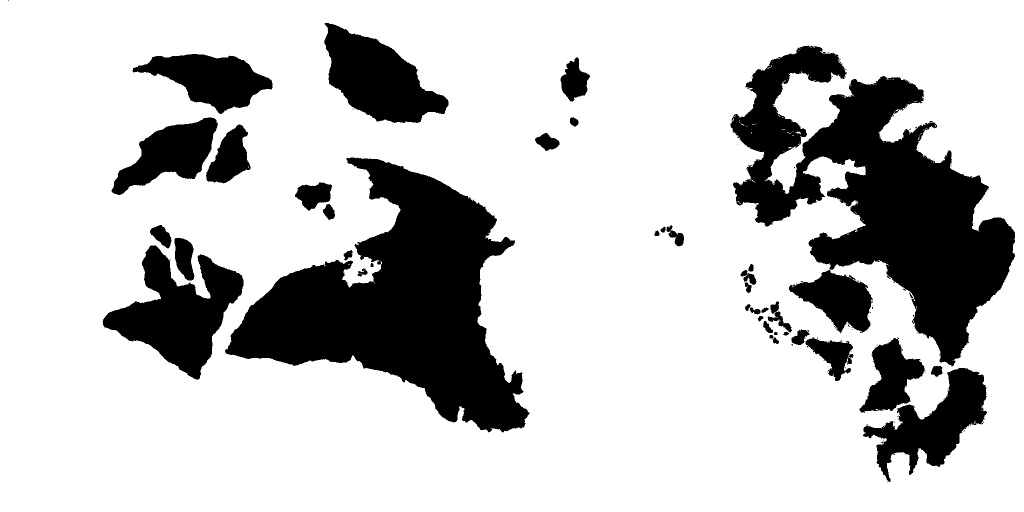
#> input picture Imperator/Flow Map/input files/heightmap.png, 2048 x 1024 px, found by its file name (shown at 1/2 size)
$ python downscale.py
#> lines starting #> are read from the running program, lines starting #| are printed output that depends on the picture; after the words box and inside, x2 and y2 are one past the last pixel; in counts of white or black regions, pixels touching at a corner belong together
from PIL import Image

image = Image.open('input/heightmap.png')
#> image is the input picture: PIL image 2048x1024 L; 77.7% white; 101 black regions (62 under 20 px), largest, box (x1, y1, x2, y2) and area: (450, 315, 1059, 865) 152132, (1461, 91, 2030, 733) 148260, (205, 491, 487, 759) 34596
downscale_factor = 4
downscaled_image = image.resize((image.size[0] // downscale_factor, image.size[1] // downscale_factor))
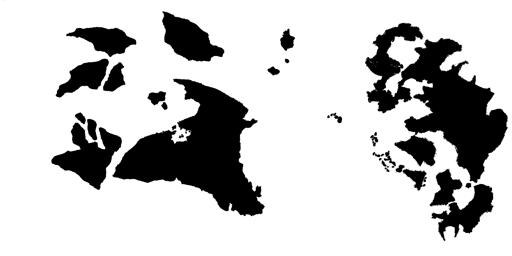
#> downscaled_image: PIL image 512x256 L; min 0, max 255, mean 198.2
downscaled_image.save('output/heightmap.png')
